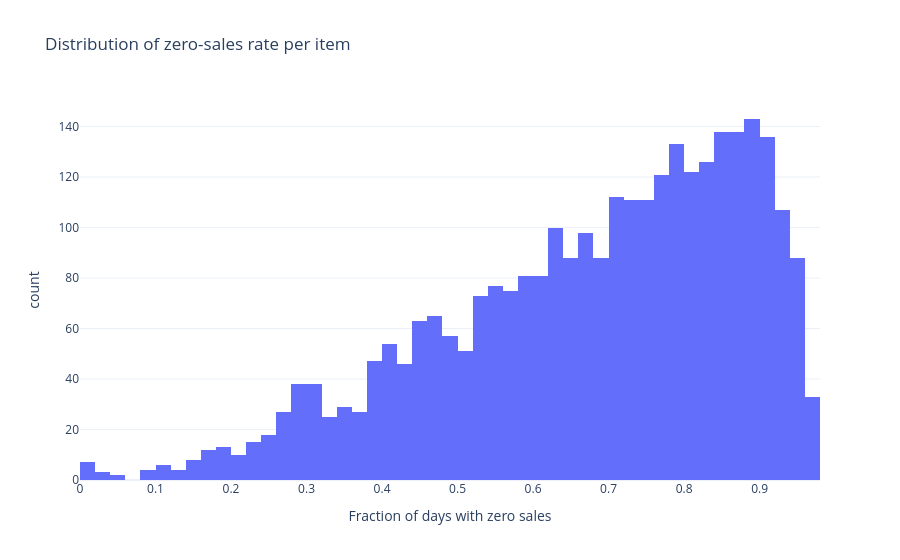

The notebook cell saved with this chart:
### Markdown cell above
## 4. Intermittency — fraction of zero-sales days per item

### Code cell
intermittency = con.execute("""
    SELECT
        item_id,
        dept_id,
        SUM(CASE WHEN sales = 0 THEN 1 ELSE 0 END) * 1.0 / COUNT(*) AS zero_rate
    FROM m5
    GROUP BY item_id, dept_id
""").df()

print(f"Items with >50% zero-sales days: {(intermittency.zero_rate > 0.5).sum()}")
print(f"Items with >90% zero-sales days: {(intermittency.zero_rate > 0.9).sum()}")

fig = px.histogram(intermittency, x="zero_rate", nbins=50,
                   title="Distribution of zero-sales rate per item",
                   labels={"zero_rate": "Fraction of days with zero sales"})
fig.update_layout(template="plotly_white")
fig.show()

### Figure 1 — Plotly figure (JSON) as saved in the notebook; plotly's stock layout.template omitted (floating-point values rounded to 4 significant figures; data arrays with more than 128 entries replaced by an {"elided": "..."} marker saying what was removed)
{"data": [{"bingroup": "x", "hovertemplate": "Fraction of days with zero sales=%{x}<br>count=%{y}<extra></extra>", "legendgroup": "", "marker": {"color": "#636efa", "pattern": {"shape": ""}}, "name": "", "nbinsx": 50, "orientation": "v", "showlegend": false, "type": "histogram", "x": {"elided": "3049 float values"}, "xaxis": "x", "yaxis": "y"}], "layout": {"barmode": "relative", "legend": {"tracegroupgap": 0}, "title": {"text": "Distribution of zero-sales rate per item"}, "xaxis": {"anchor": "y", "domain": [0, 1], "title": {"text": "Fraction of days with zero sales"}}, "yaxis": {"anchor": "x", "domain": [0, 1], "title": {"text": "count"}}}}
